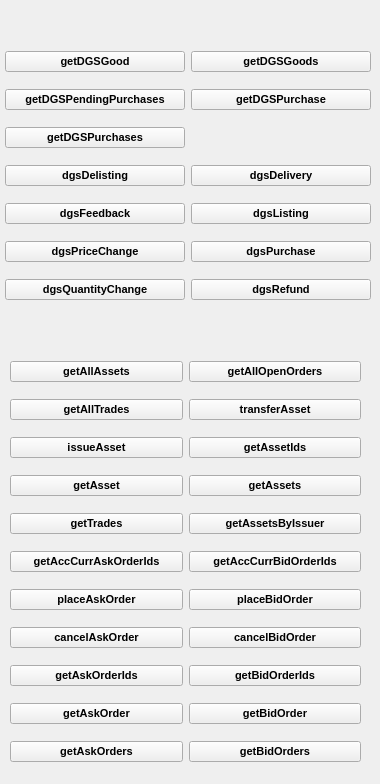
    <widget class="QWidget" name="tab_6">
     <attribute name="title">
      <string>AE+DGS</string>
     </attribute>
     <widget class="QWidget" name="gridLayoutWidget_3">
      <property name="geometry">
       <rect>
        <x>10</x>
        <y>350</y>
        <width>351</width>
        <height>425</height>
       </rect>
      </property>
      <layout class="QGridLayout" name="gridLayout_3">
       <item row="13" column="1">
        <widget class="QPushButton" name="pb_getBidOrderIds">
         <property name="font">
          <font>
           <pointsize>8</pointsize>
           <weight>75</weight>
           <bold>true</bold>
          </font>
         </property>
         <property name="text">
          <string>getBidOrderIds</string>
         </property>
        </widget>
       </item>
       <item row="12" column="0">
        <widget class="QPushButton" name="pb_cancelAskOrder">
         <property name="font">
          <font>
           <pointsize>8</pointsize>
           <weight>75</weight>
           <bold>true</bold>
          </font>
         </property>
         <property name="text">
          <string>cancelAskOrder</string>
         </property>
        </widget>
       </item>
       <item row="12" column="1">
        <widget class="QPushButton" name="pb_cancelBidOrder">
         <property name="font">
          <font>
           <pointsize>8</pointsize>
           <weight>75</weight>
           <bold>true</bold>
          </font>
         </property>
         <property name="text">
          <string>cancelBidOrder</string>
         </property>
        </widget>
       </item>
       <item row="11" column="1">
        <widget class="QPushButton" name="pb_placeBidOrder">
         <property name="font">
          <font>
           <pointsize>8</pointsize>
           <weight>75</weight>
           <bold>true</bold>
          </font>
         </property>
         <property name="text">
          <string>placeBidOrder</string>
         </property>
        </widget>
       </item>
       <item row="14" column="0">
        <widget class="QPushButton" name="pb_getAskOrder">
         <property name="font">
          <font>
           <pointsize>8</pointsize>
           <weight>75</weight>
           <bold>true</bold>
          </font>
         </property>
         <property name="text">
          <string>getAskOrder</string>
         </property>
        </widget>
       </item>
       <item row="13" column="0">
        <widget class="QPushButton" name="pb_getAskOrderIds">
         <property name="font">
          <font>
           <pointsize>8</pointsize>
           <weight>75</weight>
           <bold>true</bold>
          </font>
         </property>
         <property name="text">
          <string>getAskOrderIds</string>
         </property>
        </widget>
       </item>
       <item row="14" column="1">
        <widget class="QPushButton" name="pb_getBidOrder">
         <property name="font">
          <font>
           <pointsize>8</pointsize>
           <weight>75</weight>
           <bold>true</bold>
          </font>
         </property>
         <property name="text">
          <string>getBidOrder</string>
         </property>
        </widget>
       </item>
       <item row="11" column="0">
        <widget class="QPushButton" name="pb_placeAskOrder">
         <property name="font">
          <font>
           <pointsize>8</pointsize>
           <weight>75</weight>
           <bold>true</bold>
          </font>
         </property>
         <property name="text">
          <string>placeAskOrder</string>
         </property>
        </widget>
       </item>
       <item row="10" column="1">
        <widget class="QPushButton" name="pb_getAccountCurrentBidOrderIds">
         <property name="font">
          <font>
           <pointsize>8</pointsize>
           <weight>75</weight>
           <bold>true</bold>
          </font>
         </property>
         <property name="text">
          <string>getAccCurrBidOrderIds</string>
         </property>
        </widget>
       </item>
       <item row="10" column="0">
        <widget class="QPushButton" name="pb_getAccountCurrentAskOrderIds">
         <property name="font">
          <font>
           <pointsize>8</pointsize>
           <weight>75</weight>
           <bold>true</bold>
          </font>
         </property>
         <property name="text">
          <string>getAccCurrAskOrderIds</string>
         </property>
        </widget>
       </item>
       <item row="2" column="1">
        <widget class="QPushButton" name="pb_transferAsset">
         <property name="font">
          <font>
           <pointsize>8</pointsize>
           <weight>75</weight>
           <bold>true</bold>
          </font>
         </property>
         <property name="text">
          <string>transferAsset</string>
         </property>
        </widget>
       </item>
       <item row="7" column="0">
        <widget class="QPushButton" name="pb_getTrades">
         <property name="font">
          <font>
           <family>Ubuntu</family>
           <pointsize>8</pointsize>
           <weight>75</weight>
           <italic>false</italic>
           <bold>true</bold>
          </font>
         </property>
         <property name="text">
          <string>getTrades</string>
         </property>
        </widget>
       </item>
       <item row="5" column="1">
        <widget class="QPushButton" name="pb_getAssets">
         <property name="font">
          <font>
           <pointsize>8</pointsize>
           <weight>75</weight>
           <bold>true</bold>
          </font>
         </property>
         <property name="text">
          <string>getAssets</string>
         </property>
        </widget>
       </item>
       <item row="0" column="1">
        <widget class="QPushButton" name="pb_getAllOpenOrders">
         <property name="font">
          <font>
           <pointsize>8</pointsize>
           <weight>75</weight>
           <bold>true</bold>
          </font>
         </property>
         <property name="text">
          <string>getAllOpenOrders</string>
         </property>
        </widget>
       </item>
       <item row="0" column="0">
        <widget class="QPushButton" name="pb_getAllAssets">
         <property name="font">
          <font>
           <pointsize>8</pointsize>
           <weight>75</weight>
           <bold>true</bold>
          </font>
         </property>
         <property name="text">
          <string>getAllAssets</string>
         </property>
        </widget>
       </item>
       <item row="15" column="0">
        <widget class="QPushButton" name="pb_getAskOrders">
         <property name="font">
          <font>
           <pointsize>8</pointsize>
           <weight>75</weight>
           <bold>true</bold>
          </font>
         </property>
         <property name="text">
          <string>getAskOrders</string>
         </property>
        </widget>
       </item>
       <item row="15" column="1">
        <widget class="QPushButton" name="pb_getBidOrders">
         <property name="font">
          <font>
           <pointsize>8</pointsize>
           <weight>75</weight>
           <bold>true</bold>
          </font>
         </property>
         <property name="text">
          <string>getBidOrders</string>
         </property>
        </widget>
       </item>
       <item row="4" column="1">
        <widget class="QPushButton" name="pb_getAssetIds">
         <property name="font">
          <font>
           <pointsize>8</pointsize>
           <weight>75</weight>
           <bold>true</bold>
          </font>
         </property>
         <property name="text">
          <string>getAssetIds</string>
         </property>
        </widget>
       </item>
       <item row="7" column="1">
        <widget class="QPushButton" name="pb_getAssetsByIssuer">
         <property name="font">
          <font>
           <pointsize>8</pointsize>
           <weight>75</weight>
           <bold>true</bold>
          </font>
         </property>
         <property name="text">
          <string>getAssetsByIssuer</string>
         </property>
        </widget>
       </item>
       <item row="5" column="0">
        <widget class="QPushButton" name="pb_getAsset">
         <property name="font">
          <font>
           <pointsize>8</pointsize>
           <weight>75</weight>
           <bold>true</bold>
          </font>
         </property>
         <property name="text">
          <string>getAsset</string>
         </property>
        </widget>
       </item>
       <item row="4" column="0">
        <widget class="QPushButton" name="pb_issueAsset">
         <property name="font">
          <font>
           <pointsize>8</pointsize>
           <weight>75</weight>
           <bold>true</bold>
          </font>
         </property>
         <property name="text">
          <string>issueAsset</string>
         </property>
        </widget>
       </item>
       <item row="2" column="0">
        <widget class="QPushButton" name="pb_getAllTrades">
         <property name="font">
          <font>
           <family>Ubuntu</family>
           <pointsize>8</pointsize>
           <weight>75</weight>
           <italic>false</italic>
           <bold>true</bold>
          </font>
         </property>
         <property name="text">
          <string>getAllTrades</string>
         </property>
        </widget>
       </item>
      </layout>
     </widget>
     <widget class="QWidget" name="gridLayoutWidget_9">
      <property name="geometry">
       <rect>
        <x>5</x>
        <y>40</y>
        <width>366</width>
        <height>271</height>
       </rect>
      </property>
      <layout class="QGridLayout" name="gridLayout_9">
       <item row="5" column="0">
        <widget class="QPushButton" name="pb_dgsPriceChange">
         <property name="font">
          <font>
           <pointsize>8</pointsize>
           <weight>75</weight>
           <bold>true</bold>
          </font>
         </property>
         <property name="text">
          <string>dgsPriceChange</string>
         </property>
        </widget>
       </item>
       <item row="1" column="2">
        <widget class="QPushButton" name="pb_getDGSPurchase">
         <property name="font">
          <font>
           <pointsize>8</pointsize>
           <weight>75</weight>
           <bold>true</bold>
          </font>
         </property>
         <property name="text">
          <string>getDGSPurchase</string>
         </property>
        </widget>
       </item>
       <item row="4" column="0">
        <widget class="QPushButton" name="pb_dgsFeedback">
         <property name="font">
          <font>
           <pointsize>8</pointsize>
           <weight>75</weight>
           <bold>true</bold>
          </font>
         </property>
         <property name="text">
          <string>dgsFeedback</string>
         </property>
        </widget>
       </item>
       <item row="6" column="0">
        <widget class="QPushButton" name="pb_dgsQuantityChange">
         <property name="font">
          <font>
           <pointsize>8</pointsize>
           <weight>75</weight>
           <bold>true</bold>
          </font>
         </property>
         <property name="text">
          <string>dgsQuantityChange</string>
         </property>
        </widget>
       </item>
       <item row="1" column="0">
        <widget class="QPushButton" name="pb_getDGSPendingPurchases">
         <property name="font">
          <font>
           <pointsize>8</pointsize>
           <weight>75</weight>
           <bold>true</bold>
          </font>
         </property>
         <property name="text">
          <string>getDGSPendingPurchases</string>
         </property>
        </widget>
       </item>
       <item row="3" column="0">
        <widget class="QPushButton" name="pb_dgsDelisting">
         <property name="font">
          <font>
           <pointsize>8</pointsize>
           <weight>75</weight>
           <bold>true</bold>
          </font>
         </property>
         <property name="text">
          <string>dgsDelisting</string>
         </property>
        </widget>
       </item>
       <item row="4" column="2">
        <widget class="QPushButton" name="pb_dgsListing">
         <property name="font">
          <font>
           <pointsize>8</pointsize>
           <weight>75</weight>
           <bold>true</bold>
          </font>
         </property>
         <property name="text">
          <string>dgsListing</string>
         </property>
        </widget>
       </item>
       <item row="5" column="2">
        <widget class="QPushButton" name="pb_dgsPurchase">
         <property name="font">
          <font>
           <pointsize>8</pointsize>
           <weight>75</weight>
           <bold>true</bold>
          </font>
         </property>
         <property name="text">
          <string>dgsPurchase</string>
         </property>
        </widget>
       </item>
       <item row="3" column="2">
        <widget class="QPushButton" name="pb_dgsDelivery">
         <property name="font">
          <font>
           <pointsize>8</pointsize>
           <weight>75</weight>
           <bold>true</bold>
          </font>
         </property>
         <property name="text">
          <string>dgsDelivery</string>
         </property>
        </widget>
       </item>
       <item row="6" column="2">
        <widget class="QPushButton" name="pb_dgsRefund">
         <property name="font">
          <font>
           <pointsize>8</pointsize>
           <weight>75</weight>
           <bold>true</bold>
          </font>
         </property>
         <property name="text">
          <string>dgsRefund</string>
         </property>
        </widget>
       </item>
       <item row="0" column="2">
        <widget class="QPushButton" name="pb_getDGSGoods">
         <property name="font">
          <font>
           <pointsize>8</pointsize>
           <weight>75</weight>
           <bold>true</bold>
          </font>
         </property>
         <property name="text">
          <string>getDGSGoods</string>
         </property>
        </widget>
       </item>
       <item row="0" column="0">
        <widget class="QPushButton" name="pb_getDGSGood">
         <property name="font">
          <font>
           <pointsize>8</pointsize>
           <weight>75</weight>
           <bold>true</bold>
          </font>
         </property>
         <property name="text">
          <string>getDGSGood</string>
         </property>
        </widget>
       </item>
       <item row="2" column="0">
        <widget class="QPushButton" name="pb_getDGSPurchases">
         <property name="font">
          <font>
           <pointsize>8</pointsize>
           <weight>75</weight>
           <bold>true</bold>
          </font>
         </property>
         <property name="text">
          <string>getDGSPurchases</string>
         </property>
        </widget>
       </item>
      </layout>
     </widget>
    </widget>
